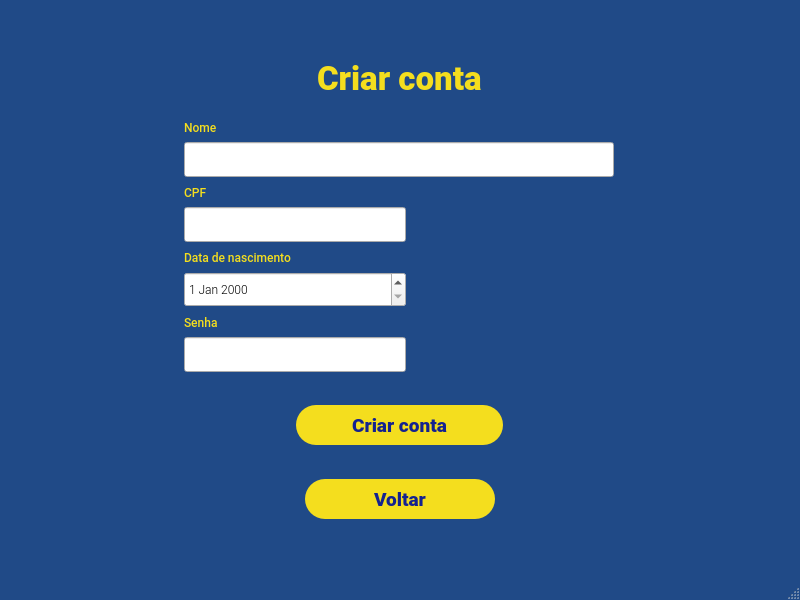
<?xml version="1.0" encoding="UTF-8"?>
<ui version="4.0">
 <class>MainWindow</class>
 <widget class="QMainWindow" name="MainWindow">
  <property name="geometry">
   <rect>
    <x>0</x>
    <y>0</y>
    <width>800</width>
    <height>600</height>
   </rect>
  </property>
  <property name="sizePolicy">
   <sizepolicy hsizetype="Maximum" vsizetype="Maximum">
    <horstretch>0</horstretch>
    <verstretch>0</verstretch>
   </sizepolicy>
  </property>
  <property name="minimumSize">
   <size>
    <width>800</width>
    <height>600</height>
   </size>
  </property>
  <property name="maximumSize">
   <size>
    <width>800</width>
    <height>600</height>
   </size>
  </property>
  <property name="font">
   <font>
    <pointsize>13</pointsize>
   </font>
  </property>
  <property name="windowTitle">
   <string>MainWindow</string>
  </property>
  <property name="styleSheet">
   <string notr="true">#MainWindow{
	background-color: rgb(32, 74, 135);
}</string>
  </property>
  <widget class="QWidget" name="centralwidget">
   <property name="enabled">
    <bool>true</bool>
   </property>
   <property name="styleSheet">
    <string notr="true">#centralwidget{
	background-color: rgb(32, 74, 135);
}</string>
   </property>
   <layout class="QVBoxLayout" name="verticalLayout_2">
    <item>
     <layout class="QVBoxLayout" name="verticalLayout" stretch="0,1">
      <property name="spacing">
       <number>3</number>
      </property>
      <property name="sizeConstraint">
       <enum>QLayout::SetMaximumSize</enum>
      </property>
      <property name="leftMargin">
       <number>175</number>
      </property>
      <property name="topMargin">
       <number>50</number>
      </property>
      <property name="rightMargin">
       <number>175</number>
      </property>
      <property name="bottomMargin">
       <number>50</number>
      </property>
      <item alignment="Qt::AlignHCenter|Qt::AlignTop">
       <widget class="QLabel" name="label_criar_conta">
        <property name="font">
         <font>
          <family>Roboto Black</family>
          <pointsize>25</pointsize>
          <weight>75</weight>
          <bold>true</bold>
         </font>
        </property>
        <property name="styleSheet">
         <string notr="true">#label_criar_conta {
	color: rgb(244, 222, 30);
}</string>
        </property>
        <property name="text">
         <string>Criar conta</string>
        </property>
       </widget>
      </item>
      <item>
       <layout class="QVBoxLayout" name="verticalLayout_3" stretch="0,0,0,0,0,0,0,0,0,0,0,0">
        <property name="spacing">
         <number>0</number>
        </property>
        <property name="sizeConstraint">
         <enum>QLayout::SetDefaultConstraint</enum>
        </property>
        <property name="topMargin">
         <number>9</number>
        </property>
        <property name="bottomMargin">
         <number>0</number>
        </property>
        <item>
         <widget class="QLabel" name="label_nome">
          <property name="sizePolicy">
           <sizepolicy hsizetype="Maximum" vsizetype="Maximum">
            <horstretch>0</horstretch>
            <verstretch>0</verstretch>
           </sizepolicy>
          </property>
          <property name="maximumSize">
           <size>
            <width>16777215</width>
            <height>30</height>
           </size>
          </property>
          <property name="font">
           <font>
            <family>Roboto Medium</family>
           </font>
          </property>
          <property name="styleSheet">
           <string notr="true">#label_nome {
	color: rgb(244, 222, 30);
}</string>
          </property>
          <property name="text">
           <string>Nome</string>
          </property>
         </widget>
        </item>
        <item>
         <widget class="QLineEdit" name="lineEdit_nome">
          <property name="sizePolicy">
           <sizepolicy hsizetype="Expanding" vsizetype="Maximum">
            <horstretch>0</horstretch>
            <verstretch>0</verstretch>
           </sizepolicy>
          </property>
          <property name="maximumSize">
           <size>
            <width>430</width>
            <height>35</height>
           </size>
          </property>
         </widget>
        </item>
        <item>
         <widget class="QLabel" name="label_cpf">
          <property name="sizePolicy">
           <sizepolicy hsizetype="Maximum" vsizetype="Maximum">
            <horstretch>0</horstretch>
            <verstretch>0</verstretch>
           </sizepolicy>
          </property>
          <property name="maximumSize">
           <size>
            <width>16777215</width>
            <height>30</height>
           </size>
          </property>
          <property name="font">
           <font>
            <family>Roboto Medium</family>
           </font>
          </property>
          <property name="styleSheet">
           <string notr="true">#label_cpf {
	color: rgb(244, 222, 30);
}</string>
          </property>
          <property name="text">
           <string>CPF</string>
          </property>
         </widget>
        </item>
        <item>
         <widget class="QLineEdit" name="lineEdit_cpf">
          <property name="sizePolicy">
           <sizepolicy hsizetype="Maximum" vsizetype="Maximum">
            <horstretch>0</horstretch>
            <verstretch>0</verstretch>
           </sizepolicy>
          </property>
          <property name="maximumSize">
           <size>
            <width>222</width>
            <height>35</height>
           </size>
          </property>
          <property name="font">
           <font>
            <underline>false</underline>
           </font>
          </property>
         </widget>
        </item>
        <item>
         <widget class="QLabel" name="label_data_nascimento">
          <property name="sizePolicy">
           <sizepolicy hsizetype="Maximum" vsizetype="Maximum">
            <horstretch>0</horstretch>
            <verstretch>0</verstretch>
           </sizepolicy>
          </property>
          <property name="maximumSize">
           <size>
            <width>16777215</width>
            <height>30</height>
           </size>
          </property>
          <property name="font">
           <font>
            <family>Roboto Medium</family>
           </font>
          </property>
          <property name="styleSheet">
           <string notr="true">#label_data_nascimento {
	color: rgb(244, 222, 30);
}</string>
          </property>
          <property name="text">
           <string>Data de nascimento</string>
          </property>
         </widget>
        </item>
        <item>
         <widget class="QDateEdit" name="dateEdit">
          <property name="sizePolicy">
           <sizepolicy hsizetype="Minimum" vsizetype="Maximum">
            <horstretch>0</horstretch>
            <verstretch>0</verstretch>
           </sizepolicy>
          </property>
          <property name="maximumSize">
           <size>
            <width>222</width>
            <height>35</height>
           </size>
          </property>
          <property name="font">
           <font>
            <family>Roboto Light</family>
           </font>
          </property>
         </widget>
        </item>
        <item>
         <widget class="QLabel" name="label_senha">
          <property name="maximumSize">
           <size>
            <width>16777215</width>
            <height>30</height>
           </size>
          </property>
          <property name="font">
           <font>
            <family>Roboto Medium</family>
           </font>
          </property>
          <property name="styleSheet">
           <string notr="true">#label_senha {
	color: rgb(244, 222, 30);
}</string>
          </property>
          <property name="text">
           <string>Senha</string>
          </property>
         </widget>
        </item>
        <item>
         <widget class="QLineEdit" name="lineEdit_senha">
          <property name="sizePolicy">
           <sizepolicy hsizetype="Maximum" vsizetype="Maximum">
            <horstretch>0</horstretch>
            <verstretch>0</verstretch>
           </sizepolicy>
          </property>
          <property name="maximumSize">
           <size>
            <width>222</width>
            <height>35</height>
           </size>
          </property>
         </widget>
        </item>
        <item>
         <spacer name="verticalSpacer">
          <property name="orientation">
           <enum>Qt::Vertical</enum>
          </property>
          <property name="sizeType">
           <enum>QSizePolicy::Fixed</enum>
          </property>
          <property name="sizeHint" stdset="0">
           <size>
            <width>20</width>
            <height>33</height>
           </size>
          </property>
         </spacer>
        </item>
        <item>
         <layout class="QHBoxLayout" name="horizontalLayout">
          <item>
           <widget class="QPushButton" name="pushButton_criar_conta">
            <property name="sizePolicy">
             <sizepolicy hsizetype="Maximum" vsizetype="Maximum">
              <horstretch>0</horstretch>
              <verstretch>0</verstretch>
             </sizepolicy>
            </property>
            <property name="maximumSize">
             <size>
              <width>207</width>
              <height>40</height>
             </size>
            </property>
            <property name="sizeIncrement">
             <size>
              <width>0</width>
              <height>0</height>
             </size>
            </property>
            <property name="font">
             <font>
              <family>Roboto Black</family>
              <pointsize>14</pointsize>
             </font>
            </property>
            <property name="autoFillBackground">
             <bool>false</bool>
            </property>
            <property name="styleSheet">
             <string notr="true">#pushButton_criar_conta {
	border-radius: 20px;
	background-color: rgb(244, 222, 30);
	color: rgb(20, 34, 143)
}</string>
            </property>
            <property name="text">
             <string>Criar conta</string>
            </property>
           </widget>
          </item>
         </layout>
        </item>
        <item>
         <spacer name="verticalSpacer_2">
          <property name="orientation">
           <enum>Qt::Vertical</enum>
          </property>
          <property name="sizeType">
           <enum>QSizePolicy::Fixed</enum>
          </property>
          <property name="sizeHint" stdset="0">
           <size>
            <width>20</width>
            <height>34</height>
           </size>
          </property>
         </spacer>
        </item>
        <item>
         <layout class="QHBoxLayout" name="horizontalLayout_2">
          <property name="topMargin">
           <number>0</number>
          </property>
          <item>
           <widget class="QPushButton" name="pushButton_voltar">
            <property name="sizePolicy">
             <sizepolicy hsizetype="Maximum" vsizetype="Maximum">
              <horstretch>0</horstretch>
              <verstretch>0</verstretch>
             </sizepolicy>
            </property>
            <property name="maximumSize">
             <size>
              <width>190</width>
              <height>40</height>
             </size>
            </property>
            <property name="font">
             <font>
              <family>Roboto Black</family>
              <pointsize>14</pointsize>
             </font>
            </property>
            <property name="styleSheet">
             <string notr="true">#pushButton_voltar {
	border-radius: 20px;
	background-color: rgb(244, 222, 30);
	color: rgb(20, 34, 143)
}</string>
            </property>
            <property name="text">
             <string>Voltar</string>
            </property>
           </widget>
          </item>
         </layout>
        </item>
       </layout>
      </item>
     </layout>
    </item>
   </layout>
  </widget>
  <widget class="QStatusBar" name="statusbar">
   <property name="enabled">
    <bool>true</bool>
   </property>
  </widget>
 </widget>
 <resources/>
 <connections/>
</ui>
